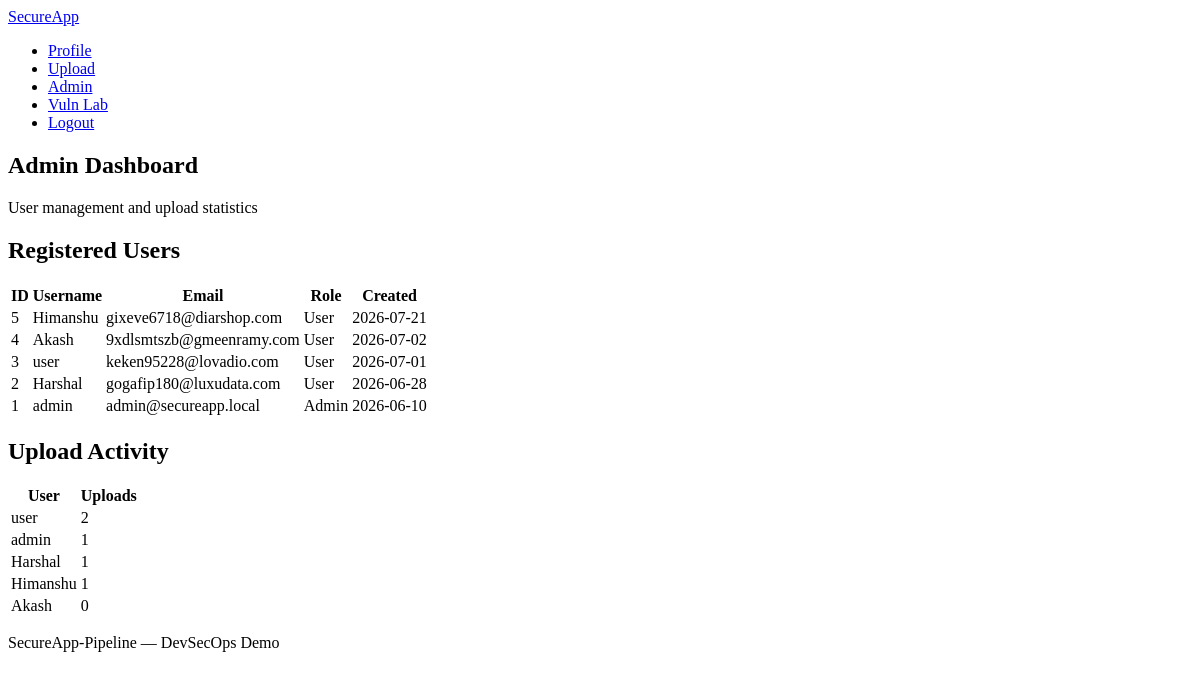
The page /admin (signed in) on the database its author committed.
### tables this page shows
CREATE TABLE users (
            id INTEGER PRIMARY KEY AUTOINCREMENT,
            username TEXT UNIQUE NOT NULL,
            email TEXT UNIQUE NOT NULL,
            password_hash TEXT NOT NULL,
            is_admin INTEGER NOT NULL DEFAULT 0,
            created_at TEXT NOT NULL
        );

### app.py (the view)
@app.route("/admin")
@admin_required
def admin():
    users = get_db().execute(
        """
        SELECT id, username, email, is_admin, created_at
        FROM users
        ORDER BY created_at DESC
        """
    ).fetchall()
    upload_stats = get_db().execute(
        """
        SELECT u.username, COUNT(up.id) AS upload_count
        FROM users u
        LEFT JOIN uploads up ON u.id = up.user_id
        GROUP BY u.id
        ORDER BY upload_count DESC
        """
    ).fetchall()
    return render_template("admin.html", users=users, upload_stats=upload_stats)

### app.py (called while the page is built)
def get_db():
    if "db" not in g:
        g.db = sqlite3.connect(DATABASE)
        g.db.row_factory = sqlite3.Row
    return g.db

def admin_required(view):
    @wraps(view)
    def wrapped_view(**kwargs):
        if "user_id" not in session:
            flash("Please log in to continue.", "warning")
            return redirect(url_for("login"))
        if not session.get("is_admin"):
            flash("Admin access required.", "danger")
            return redirect(url_for("profile"))
        return view(**kwargs)
    return wrapped_view

def current_user():
    if "user_id" not in session:
        return None
    return get_db().execute(
        "SELECT id, username, email, is_admin, created_at FROM users WHERE id = ?",
        (session["user_id"],),
    ).fetchone()

@app.before_request
def start_timer():
    request.start_time = time.time()

@app.after_request
def after_request(response):
    REQUEST_COUNT.labels(
        request.method,
        request.path
    ).inc()
    if hasattr(request, "start_time"):
        REQUEST_LATENCY.observe(
            time.time() - request.start_time
        )
    return response

@app.before_request
def load_logged_in_user():
    g.user = current_user()

### templates/admin.html (shortened to what this page needs)
{% extends "base.html" %}
{% block content %}
<section class="page-header">
    <h1>Admin Dashboard</h1>
    <p class="subtitle">User management and upload statistics</p>
</section>
<div class="card-grid">
    <article class="card card-wide">
        <h2>Registered Users</h2>
        <table class="data-table">
            <thead>
                <tr>
                    <th>ID</th>
                    <th>Username</th>
                    <th>Email</th>
                    <th>Role</th>
                    <th>Created</th>
                </tr>
            </thead>
            <tbody>
                {% for user in users %}
                    <tr>
                        <td>{{ user.id }}</td>
                        <td>{{ user.username }}</td>
                        <td>{{ user.email }}</td>
                        <td>{{ "Admin" if user.is_admin else "User" }}</td>
                        <td>{{ user.created_at[:10] }}</td>
                    </tr>
                {% endfor %}
            </tbody>
        </table>
    </article>
    <article class="card">
        <h2>Upload Activity</h2>
        <table class="data-table">
            <thead>
                <tr>
                    <th>User</th>
                    <th>Uploads</th>
                </tr>
            </thead>
            <tbody>
                {% for stat in upload_stats %}
                    <tr>
                        <td>{{ stat.username }}</td>
                        <td>{{ stat.upload_count }}</td>
                    </tr>
                {% endfor %}
            </tbody>
        </table>
    </article>
</div>
{% endblock %}

### rows shown on the page
users: id "5", username "Himanshu", email "gixeve6718@diarshop.com", is_admin "User", created_at "2026-07-21", upload_count "1"
users: id "4", username "Akash", email "9xdlsmtszb@gmeenramy.com", is_admin "User", created_at "2026-07-02", upload_count "0"
users: id "3", username "user", email "keken95228@lovadio.com", is_admin "User", created_at "2026-07-01", upload_count "2"
users: id "2", username "Harshal", email "gogafip180@luxudata.com", is_admin "User", created_at "2026-06-28", upload_count "1"
users: id "1", username "admin", email "admin@secureapp.local", is_admin "Admin", created_at "2026-06-10", upload_count "1"
